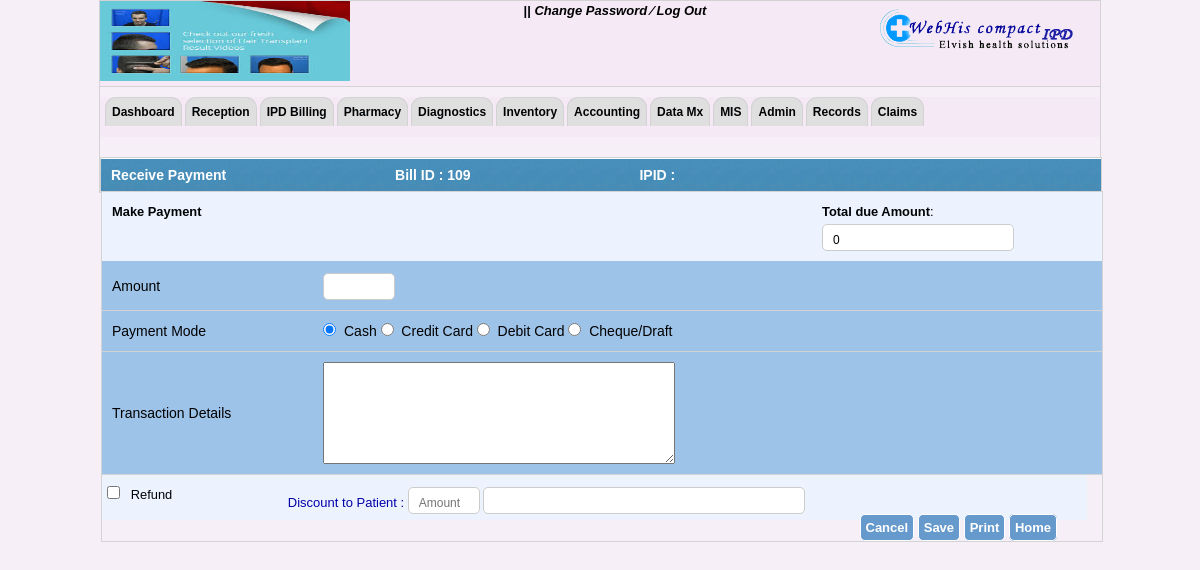
The app's page /receive_payment.php, older data.
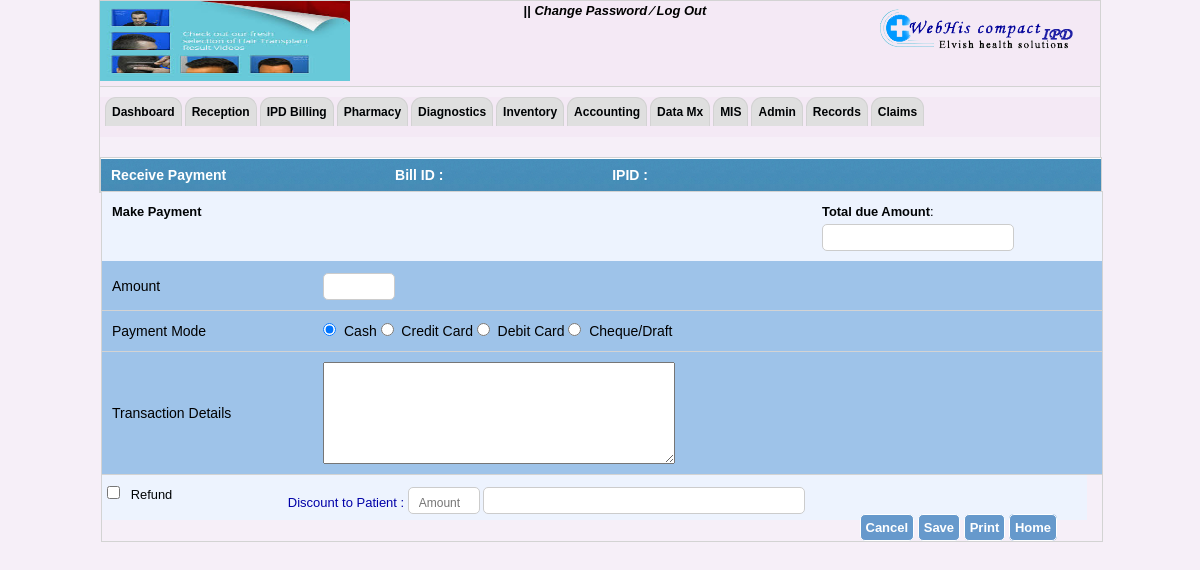
The same page, newer data.
### tables this page shows
CREATE TABLE IF NOT EXISTS `opd_bill` (
  `bill_id` int(11) NOT NULL AUTO_INCREMENT,
  `grand_total` double DEFAULT NULL,
  `due_amount` double DEFAULT NULL,
  `paid_amount` double DEFAULT NULL,
  `dis_remarks` text,
  `status` varchar(255) DEFAULT NULL,
  `payment_mode` varchar(255) DEFAULT NULL,
  `trans_details` longtext,
  `organization` varchar(255) DEFAULT NULL,
  `grand_discount` double DEFAULT NULL,
  `billeddate` date DEFAULT NULL,
  `billedtime` time DEFAULT NULL,
  `visit_id` int(11) DEFAULT NULL,
  `proc_status` int(11) DEFAULT NULL,
  `reception` varchar(40) NOT NULL,
  PRIMARY KEY (`bill_id`),
  KEY `FK_opd_bill_1` (`visit_id`)
);

### receive_payment.php (the view, shortened to what this page needs)
<?php
include("header.php");
include("menubar.php");
$v_id=$_SESSION['v_id'];echo "<br>";
$query=mysql_query("select * from opd_bill where visit_id='$v_id'");
while($res=mysql_fetch_array($query))
{
$bill_id=$res['bill_id'];
}
$tdue=("SELECT SUM(due_amount) AS due_amount FROM opd_bill WHERE visit_id ='$v_id'");
$res=mysql_query($tdue);
if (mysql_num_rows($res)>0) {
  while ($row=mysql_fetch_array($res)) {
   $total_due = $row["due_amount"];
  };
};
?>
<!DOCTYPE html PUBLIC "-//W3C//DTD XHTML 1.0 Transitional//EN" "http://www.w3.org/TR/xhtml1/DTD/xhtml1-transitional.dtd">
<html xmlns="http://www.w3.org/1999/xhtml">
<head>
<link rel="stylesheet" type="text/css" href="style_by.css" />
</head>
<body>
<form method="post">
<div id="container">
<div id="opd_bill">
<span style="margin-left:10px;">Receive Payment</span>
<span style="margin-left:165px;">Bill ID : </span>
<span><?php echo $bill_id;?></span>
<span style="margin-left:165px;">IPID : </span>
</div>
<div style="width:100%; margin:0 auto;">
<div class="right-content">
<div class="right_top">
<div style="float:left; width:250px;"><strong>Make Payment </strong></div>
<div style="float:right; width:270px;">
<strong>Total due Amount</strong></span>:<span><input type="text" name="tdue"  value="<?php echo $total_due;?>"/></span>
</div>
</div>
<div style="">
<table width="100%" cellpadding="0" cellspacing="0">
<tr class="b">
<td><div class="lbl_txt" style="margin-left:10px;">
Amount
</div>
</td>
<td><div>
<input type="text" name="amount" value="<?php ?>" class="i" style="width:50px;"/>&nbsp;&nbsp;&nbsp;
</div></td>
</tr>
<tr class="b">
<td><div style="margin-left:10px;">Payment Mode</div></td>
<td><div>
<span><input type="radio" name="mode" value="cash" class="raodd" checked />&nbsp;&nbsp;Cash</span>
<span><input type="radio" name="mode" value="credit_card" />&nbsp;&nbsp;Credit Card</span>
<span><input type="radio" name="mode"  value="debit_card"/>&nbsp;&nbsp;Debit Card</span>
<span><input type="radio" name="mode" value="cheque_draft" />&nbsp;&nbsp;Cheque/Draft</span>
</div></td>
</tr>
<tr class="b">
<td><div style="margin-left:10px;">Transaction Details</div></td>
<td><div>
<textarea name="trans_details" style="width:350px; height:100px;"></textarea>
</div></td>
</tr>
</table>
</div>
<div class="fill_data">
<div id="bil_id" style="width:800px">
<div style="float:left;">
<input type="checkbox" name="refund" onclick="showMe1('dis', this)"/>&nbsp;&nbsp;&nbsp;Refund
</div>
<div id="dis" style=" margin-left:170px; font-style:float:left">
<span>
<label for="" style="color:#0000A8">&nbsp;&nbsp;&nbsp;Discount to Patient&nbsp;:</label>
</span>
<span><input type="text" name="disc_amount" placeholder="Amount" style="width:50px;"/></span>
<span><input type="text" name="remark" style="width:300px;" /></span>
</div>
</div>
<div id="save_clear">
<span>
<input type="submit" name="cancel_receipt" value="Cancel" class="btn" />
</span>
<span>
<input type="submit" name="save_receipt" value="Save" class="btn" />
</span> <span>
<input type="submit" value="Print" name="print_receipt" class="btn"/>
<a href="admission-ipd.php" class="btn">Home</a>
</span> </div>
</div>
</div>
</div>
</div>
</div>
</body>
</html>

Row changes from the older to the newer data that the page shows:
removed opd_bill: bill_id "109"
Text that changed along with them:
form field tdue: "0" → (not shown)
